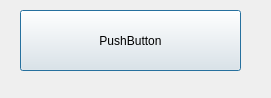
<?xml version="1.0" encoding="UTF-8"?>
<ui version="4.0">
 <class>Dialog</class>
 <widget class="QDialog" name="Dialog">
  <property name="geometry">
   <rect>
    <x>0</x>
    <y>0</y>
    <width>271</width>
    <height>98</height>
   </rect>
  </property>
  <property name="windowTitle">
   <string>Dialog</string>
  </property>
  <widget class="QPushButton" name="pushButton">
   <property name="geometry">
    <rect>
     <x>20</x>
     <y>10</y>
     <width>221</width>
     <height>61</height>
    </rect>
   </property>
   <property name="text">
    <string>PushButton</string>
   </property>
  </widget>
 </widget>
 <resources/>
 <connections>
  <connection>
   <sender>pushButton</sender>
   <signal>clicked()</signal>
   <receiver>Dialog</receiver>
   <slot>slot_but()</slot>
   <hints>
    <hint type="sourcelabel">
     <x>130</x>
     <y>40</y>
    </hint>
    <hint type="destinationlabel">
     <x>135</x>
     <y>48</y>
    </hint>
   </hints>
  </connection>
 </connections>
 <slots>
  <slot>slot_but()</slot>
 </slots>
</ui>
